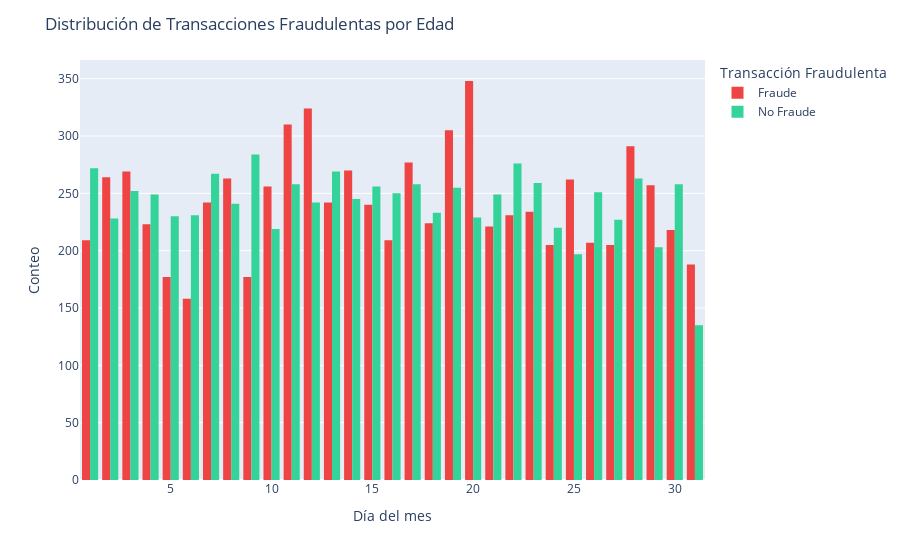

This figure's notebook cell:
### Markdown cell above
Al ver que la relación entre fraude y no fraude es bastante similar, no utilizaremos esta variable.

### Code cell
# Crear la gráfica utilizando Plotly Express
fig = px.histogram(df_balanced, x="day_of_month", color="is_fraud", barmode="group", color_discrete_map={0: "#34D399", 1: "#EF4444"},
                labels={"day_of_month": "Día del mes", "is_fraud": "Transacción Fraudulenta"})

# Actualizar las etiquetas de la leyenda
fig.update_traces(
    name=["No Fraude", "Fraude"],
    legendtitle_text="Estado",
    selector={"legendgroup": True}
)

fig.for_each_trace(lambda t: t.update(name="No Fraude" if t.name == "0" else "Fraude"))

# Configurar el título y las etiquetas de los ejes
fig.update_layout(
    title_text="Distribución de Transacciones Fraudulentas por Edad",
    xaxis_title="Día del mes",
    yaxis_title="Conteo"
        )

### Figure 1 — Plotly figure (JSON) as saved in the notebook; plotly's stock layout.template omitted (floating-point values rounded to 4 significant figures; data arrays with more than 128 entries replaced by an {"elided": "..."} marker saying what was removed)
{"data": [{"alignmentgroup": "True", "bingroup": "x", "hovertemplate": "Transacción Fraudulenta=1<br>Día del mes=%{x}<br>count=%{y}<extra></extra>", "legendgroup": "1", "marker": {"color": "#EF4444", "pattern": {"shape": ""}}, "name": "Fraude", "offsetgroup": "1", "orientation": "v", "showlegend": true, "type": "histogram", "x": {"elided": "7506 int values"}, "xaxis": "x", "yaxis": "y"}, {"alignmentgroup": "True", "bingroup": "x", "hovertemplate": "Transacción Fraudulenta=0<br>Día del mes=%{x}<br>count=%{y}<extra></extra>", "legendgroup": "0", "marker": {"color": "#34D399", "pattern": {"shape": ""}}, "name": "No Fraude", "offsetgroup": "0", "orientation": "v", "showlegend": true, "type": "histogram", "x": {"elided": "7506 int values"}, "xaxis": "x", "yaxis": "y"}], "layout": {"barmode": "group", "legend": {"title": {"text": "Transacción Fraudulenta"}, "tracegroupgap": 0}, "margin": {"t": 60}, "title": {"text": "Distribución de Transacciones Fraudulentas por Edad"}, "xaxis": {"anchor": "y", "domain": [0, 1], "title": {"text": "Día del mes"}}, "yaxis": {"anchor": "x", "domain": [0, 1], "title": {"text": "Conteo"}}}}
